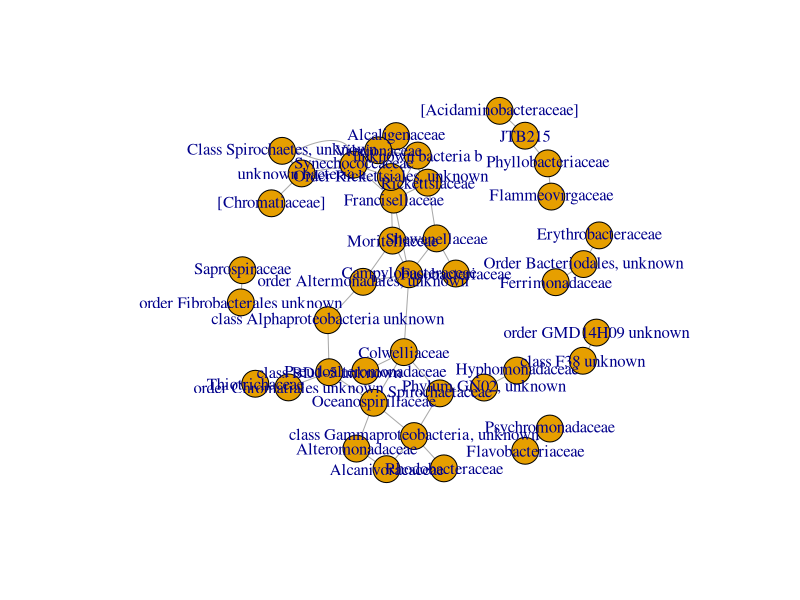
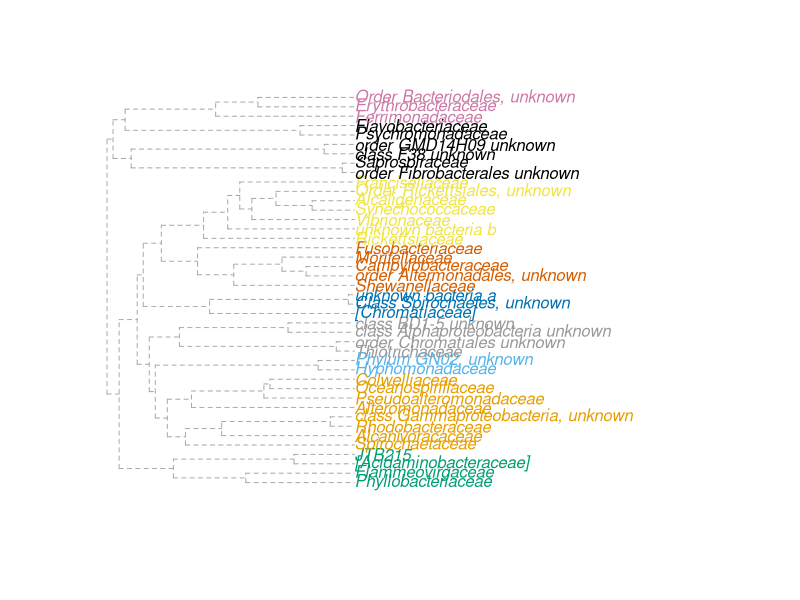
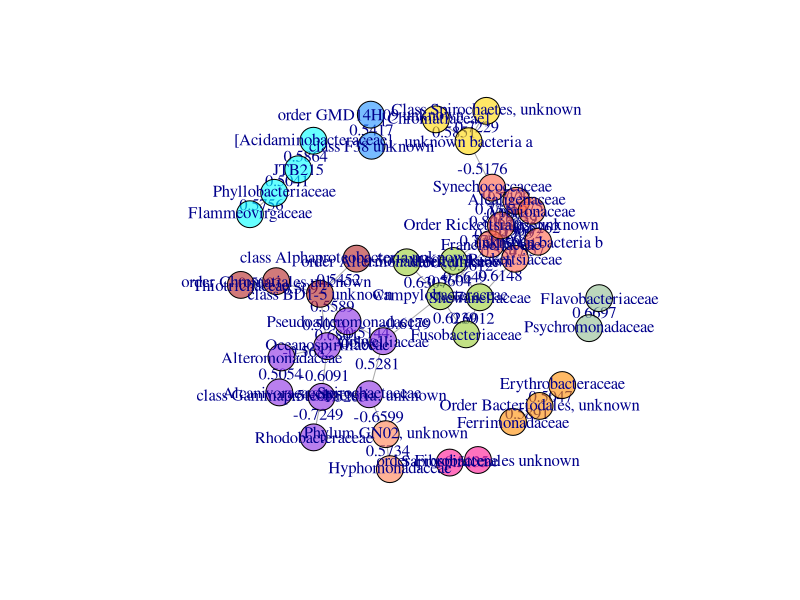
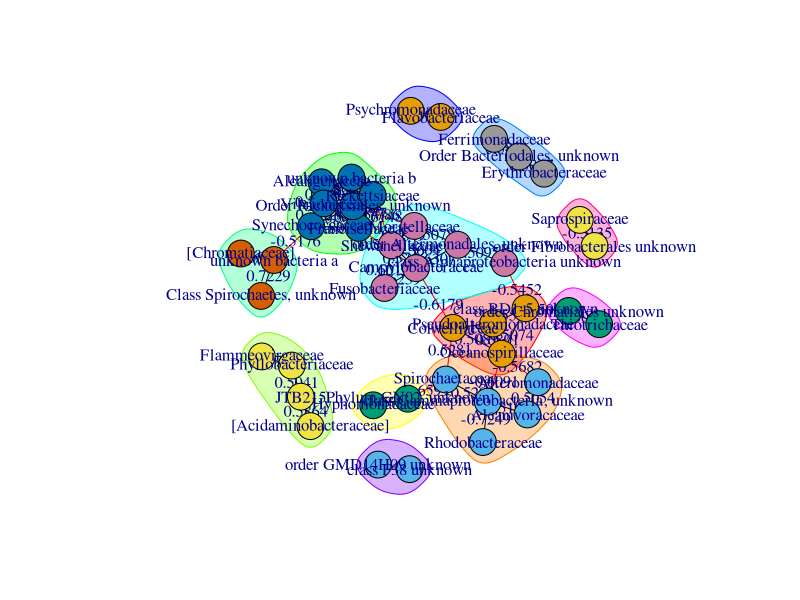

These figures' R source, in order:
library(igraph)
library(dplyr)
new<-read.csv("SH5.csv")
da<-read.csv("resHHtoSH.csv")
#get just differentially abundant ones
#make a new category if they are diff abundant (=1) or not (=0)
new$diffab<-ifelse(new$feature1 %in% da$X, 1, 0)
test<-new[which(new$diffab=='1'),]
test$microbe1<-sub(".*f__", "", test$feature1) 
test$microbe2<-sub(".*f__", "", test$feature2)
test$microbe1<-ifelse(test$microbe1=="", test$feature1,test$microbe1)
test$microbe2<-ifelse(test$microbe2=="", test$feature2,test$microbe2)
test<-subset(test, r >= 0.5 | r <= (-0.5), select=3:6)
#data cleaning specific cases bc of the fucky classifier
test$microbe1<-ifelse(test$microbe1=="k__Bacteria;__;__;__;__", "unknown bacteria a", test$microbe1)

test$microbe2<-ifelse(test$microbe2=="k__Bacteria;__;__;__;__", "unknown bacteria a", test$microbe2)

test$microbe1<-ifelse(test$microbe1=="k__Bacteria;p__Spirochaetes;c__Spirochaetes;__;__","Class Spirochaetes, unknown" ,test$microbe1)

test$microbe2<-ifelse(test$microbe2=="k__Bacteria;p__Spirochaetes;c__Spirochaetes;__;__","Class Spirochaetes, unknown" ,test$microbe2)

test$microbe1<-ifelse(test$microbe1=="k__Bacteria;p__Spirochaetes;c__Spirochaetes;o__;f__","Class Spirochaetes, unknown" ,test$microbe1)
test$microbe2<-ifelse(test$microbe2=="k__Bacteria;p__Spirochaetes;c__Spirochaetes;o__;f__","Class Spirochaetes, unknown" ,test$microbe2)
#bacteriodales
test$microbe1<-ifelse(test$microbe1=="k__Bacteria;p__Bacteroidetes;c__Bacteroidia;o__Bacteroidales;f__","Order Bacteriodales, unknown" ,test$microbe1)
test$microbe2<-ifelse(test$microbe2=="k__Bacteria;p__Bacteroidetes;c__Bacteroidia;o__Bacteroidales;f__","Order Bacteriodales, unknown" ,test$microbe2)
#rickets
test$microbe1<-ifelse(test$microbe1=="k__Bacteria;p__Proteobacteria;c__Alphaproteobacteria;o__Rickettsiales;f__","Order Rickettsiales, unknown" ,test$microbe1)
test$microbe2<-ifelse(test$microbe2=="k__Bacteria;p__Proteobacteria;c__Alphaproteobacteria;o__Rickettsiales;f__","Order Rickettsiales, unknown" ,test$microbe2)
#unknown b
test$microbe1<-ifelse(test$microbe1=="k__Bacteria;p__;c__;o__;f__","unknown bacteria b", test$microbe1)
test$microbe2<-ifelse(test$microbe2=="k__Bacteria;p__;c__;o__;f__","unknown bacteria b", test$microbe2)

#	k__Bacteria;p__Proteobacteria;c__Gammaproteobacteria;__;__
test$microbe1<-ifelse(test$microbe1=="k__Bacteria;p__Proteobacteria;c__Gammaproteobacteria;__;__","class Gammaproteobacteria, unknown", test$microbe1)
test$microbe2<-ifelse(test$microbe2=="k__Bacteria;p__Proteobacteria;c__Gammaproteobacteria;__;__","class Gammaproteobacteria, unknown", test$microbe2)
#k__Bacteria;p__GN02;c__;o__;f__
test$microbe1<-ifelse(test$microbe1=="k__Bacteria;p__GN02;c__;o__;f__","Phylum GN02, unknown", test$microbe1)
test$microbe2<-ifelse(test$microbe2=="k__Bacteria;p__GN02;c__;o__;f__","Phylum GN02, unknown", test$microbe2)
#k__Bacteria;p__GN02;c__BD1-5;o__;f__
test$microbe1<-ifelse(test$microbe1=="k__Bacteria;p__GN02;c__BD1-5;o__;f__","class BD1-5 unknown", test$microbe1)
test$microbe2<-ifelse(test$microbe2=="k__Bacteria;p__GN02;c__BD1-5;o__;f__","class BD1-5 unknown", test$microbe2)
#k__Bacteria;p__Proteobacteria;c__Alphaproteobacteria;__;__
test$microbe1<-ifelse(test$microbe1=="k__Bacteria;p__Proteobacteria;c__Alphaproteobacteria;__;__","class Alphaproteobacteria unknown", test$microbe1)
test$microbe2<-ifelse(test$microbe2=="k__Bacteria;p__Proteobacteria;c__Alphaproteobacteria;__;__","class Alphaproteobacteria unknown", test$microbe2)
#k__Bacteria;p__Proteobacteria;c__Deltaproteobacteria;o__GMD14H09;f__
test$microbe1<-ifelse(test$microbe1=="k__Bacteria;p__Proteobacteria;c__Deltaproteobacteria;o__GMD14H09;f__","order GMD14H09 unknown", test$microbe1)
test$microbe2<-ifelse(test$microbe2=="k__Bacteria;p__Proteobacteria;c__Deltaproteobacteria;o__GMD14H09;f__","order GMD14H09 unknown", test$microbe2)
#k__Bacteria;p__Proteobacteria;c__Gammaproteobacteria;o__Alteromonadales;__
test$microbe1<-ifelse(test$microbe1=="k__Bacteria;p__Proteobacteria;c__Gammaproteobacteria;o__Alteromonadales;__","order Altermonadales, unknown", test$microbe1)
test$microbe2<-ifelse(test$microbe2=="k__Bacteria;p__Proteobacteria;c__Gammaproteobacteria;o__Alteromonadales;__","order Altermonadales, unknown",test$microbe2)
#k__Bacteria;p__Proteobacteria;c__Gammaproteobacteria;o__Chromatiales;f__
test$microbe1<-ifelse(test$microbe1=="k__Bacteria;p__Proteobacteria;c__Gammaproteobacteria;o__Chromatiales;f__","order Chromatiales unknown", test$microbe1)
test$microbe2<-ifelse(test$microbe2=="k__Bacteria;p__Proteobacteria;c__Gammaproteobacteria;o__Chromatiales;f__","order Chromatiales unknown",test$microbe2)
#k__Bacteria;p__TM6;c__F38;o__;f__
test$microbe1<-ifelse(test$microbe1=="k__Bacteria;p__TM6;c__F38;o__;f__","class F38 unknown", test$microbe1)
test$microbe2<-ifelse(test$microbe2=="k__Bacteria;p__TM6;c__F38;o__;f__","class F38 unknown",test$microbe2)
#k__Bacteria;p__Fibrobacteres;c__Fibrobacteria;o__Fibrobacterales;f__
test$microbe1<-ifelse(test$microbe1=="k__Bacteria;p__Fibrobacteres;c__Fibrobacteria;o__Fibrobacterales;f__","order Fibrobacterales unknown", test$microbe1)
test$microbe2<-ifelse(test$microbe2=="k__Bacteria;p__Fibrobacteres;c__Fibrobacteria;o__Fibrobacterales;f__","order Fibrobacterales unknown",test$microbe2)

#to filter by r value, optional
#test_r<-subset(test, r > 0.5 | r < (-0.5), select=4:6)
#cleaned edge list
#columns will be -1 and -2 from total number of variables, will change depending on how you filtered
test_edge<-test[c(3:4)]
test_graph<-graph.data.frame(test_edge, directed = FALSE)

plot(test_graph)
# quant measures of networks
# number of ties
degree(test_graph, mode="in")
centr_degree(test_graph, mode="in", normalized=T)
#Closeness (centrality based on distance to others in the graph)
#Inverse of the node’s average geodesic distance to others in the network.
closeness(test_graph, mode="all", weights=NA)
centr_clo(test_graph, mode="all", normalized=T)
#Betweenness (centrality based on a broker position connecting others)
#Number of geodesics that pass through the node or the edge.
betweenness(test_graph, directed=T, weights=NA)
edge_betweenness(test_graph, directed=T, weights=NA)
centr_betw(test_graph, directed=T, normalized=T)
mean_distance(test_graph, directed=F)
distances(test_graph) # with edge weights
distances(test_graph, weights=NA) # ignore weights
# (Newman-Girvan) community detection
ceb<-cluster_edge_betweenness(test_graph)
dendPlot(ceb, mode="auto")
class(ceb)
#amount of communities
length(ceb)
#who is in each
membership(ceb)
# measurement, high modularity= density within community, less connected xc communities
modularity(ceb)
#add variable telling which community theyre in, makes graphing that easier
#cfg<-cluster_optimal(test_graph)
#plot(cfg, test_graph)
V(test_graph)$community <- ceb$membership
#would need as many colors as communities
colrs <- adjustcolor( c("blue violet","coral","cyan", "tomato", "gold", "yellowgreen", "darkorange","firebrick","darkseagreen","dodgerblue","deeppink","darkslategray4","lavenderblush3","lightblue1","mediumpurple4","mediumspringgreen", "navajowhite","maroon","olivedrab3","saddlebrown","royalblue1", "seagreen1","tan1","snow2","wheat3", "turquoise2","palegoldenrod","red2","seagreen","gray50"), alpha=.6)
test_graph_simple<-simplify(
  test_graph,
  remove.multiple = TRUE,
  remove.loops = TRUE,
  edge.attr.comb = igraph_opt("edge.attr.comb")
)
plot(test_graph_simple, vertex.color=colrs[V(test_graph)$community],edge.label=test$r)
#edge.label=test$r
clp<-cluster_label_prop(test_graph_simple)
plot(clp,test_graph_simple,vertex.color=colrs[V(test_graph)$community],edge.label=test$r)


